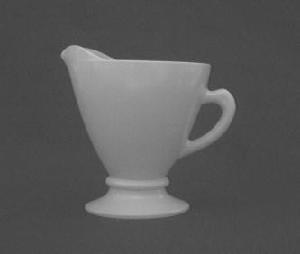
#> input picture module1/images/teacup.jpg, 300 x 254 px
$ python split-merge-channels-1.4.9.py --image images/teacup.jpg
#> lines starting #> are read from the running program, lines starting #| are printed output that depends on the picture
2
3
4
5
6
7
8
9
10
11
12
13
14
15
16
17
18
19
20
21
22
23
24
25
26
27
28
# import the necessary packages
import numpy as np
import argparse
import cv2

# construct the argument parser and parse the arguments
ap = argparse.ArgumentParser()
ap.add_argument("-i", "--image", required=True, help="Path to the image")
args = vars(ap.parse_args())

# Load the image and grab each channel: Red, Green, and Blue. It's
# important to note that OpenCV stores an image as NumPy array with
# its channels in reverse order! When we call cv2.split, we are
# actually getting the channels as Blue, Green, Red!
image = cv2.imread(args["image"])
#> image is the input picture: shape (254, 300, 3); min 62, max 199, mean 89.6
(B, G, R) = cv2.split(image)

# show each channel individually
cv2.imshow("Red", R)
cv2.imshow("Green", G)
cv2.imshow("Blue", B)
cv2.waitKey()

# merge the image back together again
merged = cv2.merge([B, G, R])
cv2.imshow("Merged", merged)
cv2.waitKey()


# visualize each channel in color
zeros = np.zeros(image.shape[:2], dtype = "uint8")
redMerged = cv2.merge([zeros, zeros, R])
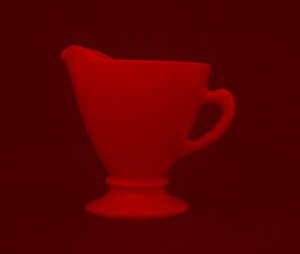
#> redMerged: shape (254, 300, 3); mean of channels 0, 1, 2 0, 0, 89.6; drawn as B, G, R
cv2.imshow("Red", redMerged)

greenMerged = cv2.merge([zeros, G, zeros])
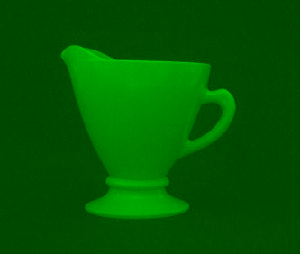
#> greenMerged: shape (254, 300, 3); mean of channels 0, 1, 2 0, 89.6, 0; drawn as B, G, R
cv2.imshow("Green",greenMerged)

blueMerged = cv2.merge([B, zeros, zeros])
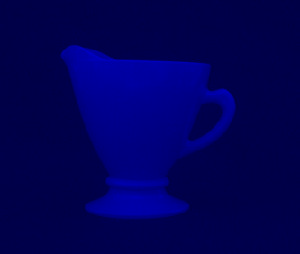
#> blueMerged: shape (254, 300, 3); mean of channels 0, 1, 2 89.6, 0, 0; drawn as B, G, R
cv2.imshow("Blue", blueMerged)
cv2.waitKey(0)


X=5
Y=80
(b, g, r) = greenMerged[X,Y]
#> b = 0; g = 72; r = 0
print("Pixel at ({X},{Y}) - Red: {r}, Green: {g}, Blue: {b}".format(X=X,Y=Y,r=r, g=g, b=b))
#| Pixel at (5,80) - Red: 0, Green: 72, Blue: 0

cv2.destroyAllWindows()
